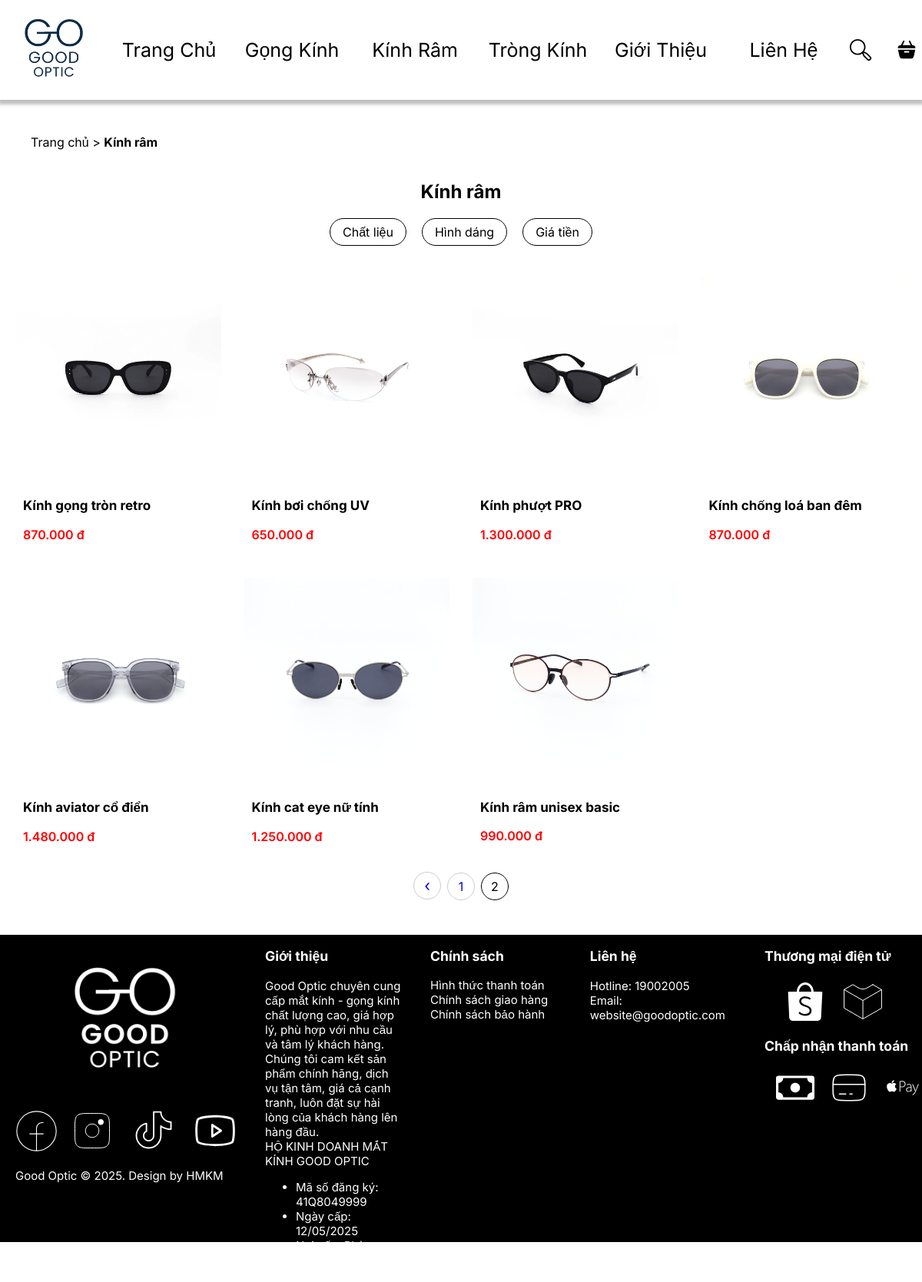
Before: /index.php?page=kinhram&page_num=2 with the older database file.
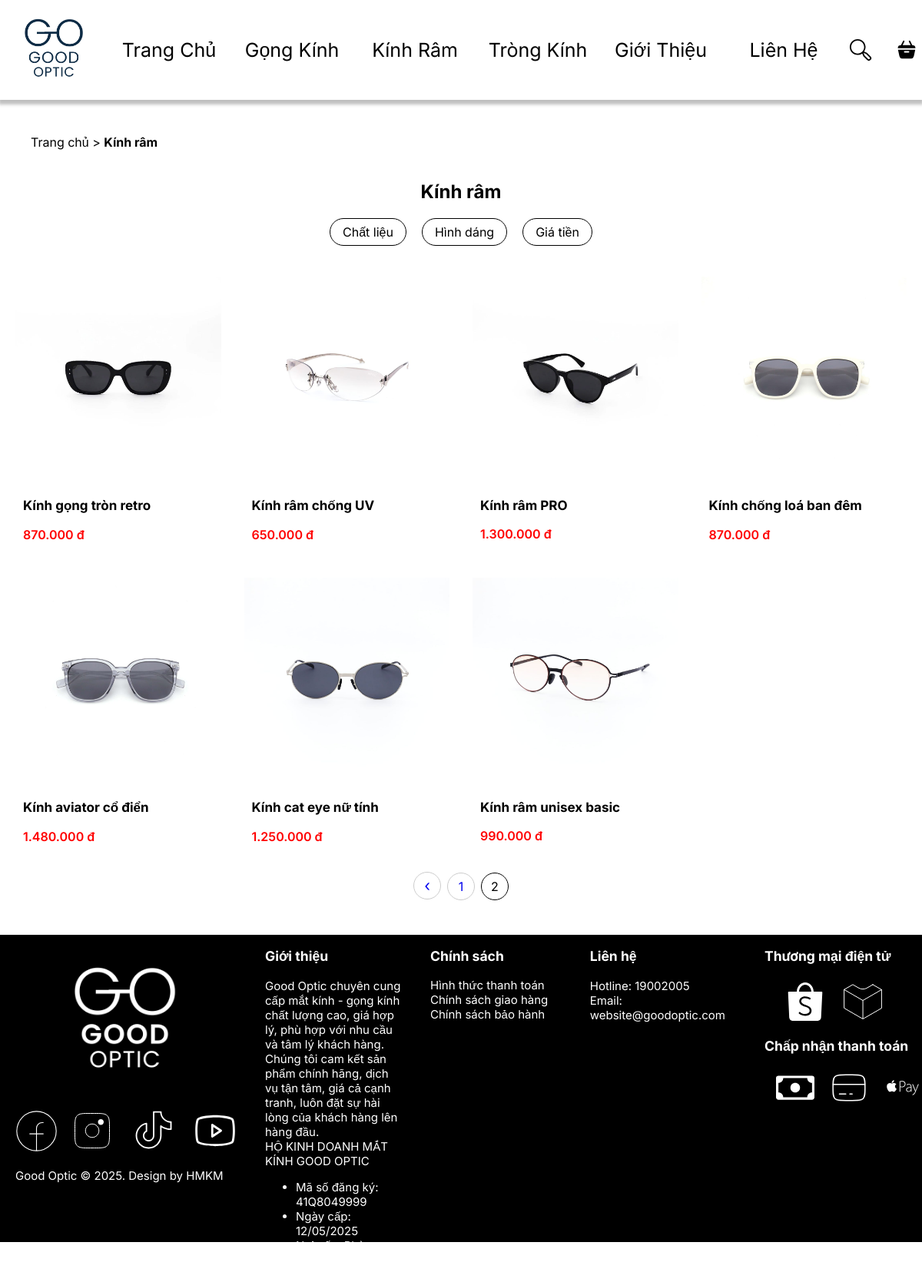
After: the same page with the newer database file.
### tables this page shows
CREATE TABLE `products` (
  `product_id` bigint(20) UNSIGNED NOT NULL,
  `product_name` varchar(255) NOT NULL,
  `slug` varchar(255) NOT NULL,
  `desc` text NOT NULL,
  `unit` varchar(50) DEFAULT NULL,
  `price` double NOT NULL,
  `disscounted_price` double NOT NULL,
  `images` text NOT NULL,
  `category_id` bigint(20) UNSIGNED NOT NULL,
  `brand_id` bigint(20) UNSIGNED NOT NULL,
  `target_id` bigint(20) UNSIGNED NOT NULL,
  `UV_id` bigint(20) UNSIGNED NOT NULL,
  `Refractive_id` bigint(20) UNSIGNED NOT NULL,
  `Material_id` bigint(20) UNSIGNED NOT NULL,
  `status` enum('Active','Inactive') NOT NULL,
  `created_at` datetime NOT NULL DEFAULT current_timestamp(),
  `updated_at` datetime NOT NULL DEFAULT current_timestamp() ON UPDATE current_timestamp()
);

### pages/kinhram.php (the view, shortened to what this page needs)
<?php
    $limit = 12;
    $page = isset($_GET['page_num']) ? (int)$_GET['page_num'] : 1;
    $offset = ($page - 1) * $limit;
    $count_sql = "SELECT COUNT(*) AS total FROM products WHERE category_id = 1 AND status = 'Active'";
    $count_result = $conn->query($count_sql);
    $total_row = $count_result->fetch_assoc();
    $total_products = $total_row['total'];
    $total_pages = ceil($total_products / $limit);
    $sql = "SELECT product_id, product_name, disscounted_price, images
            FROM products
            WHERE category_id = 1 AND status = 'Active'
            LIMIT $limit OFFSET $offset";
    $result = $conn->query($sql);
?>
<div class="dmsp">
    <p style="margin: 20px;">Trang chủ > <b>Kính râm</b></p>
    <h2 style = "text-align: center;">Kính râm</h2>
    <div class="filter">
        <div class="filter1">Chất liệu</div>
        <div class="filter2">Hình dáng</div>
        <div class="filter3">Giá tiền</div>
    </div>
    <div class="kinhram">
        <?php
            while($row = $result -> fetch_assoc()):
        ?>
        <a href="index.php?page=chitiet&id=<?php echo $row['product_id']; ?>" class="sp">
            <div class="ndsp">
                <div class="anhsp">
                    <?php
                        $images = json_decode($row['images'], true);
                        $firstImage = isset($images[0]) ? $images[0] : 'default.png';
                    ?>
                    <img src="imgs/products/<?php echo htmlspecialchars($firstImage); ?>" alt="Ảnh sản phẩm">
                </div>
                <p class="tensp"><?php echo htmlspecialchars($row['product_name']); ?></p>
                <p class="gia" style="margin-left: 10px; margin-top:0px;"><?php echo number_format($row['disscounted_price'], 0, ',', '.'). ' đ'; ?></p>
            </div>
        </a>
        <?php endwhile; ?>
    </div>
    <div class="pagination" style="text-align: center; margin-top: 20px;">
        <?php
            if ($page > 1) {
                echo '<a href="?page=kinhram&page_num=' . ($page - 1) . '" class="arrow">‹</a>';
            }
            for ($i = 1; $i <= $total_pages; $i++) {
                if ($i == $page) {
                    echo '<span class="current">' . $i . '</span>';
                } else {
                    echo '<a href="?page=kinhram&page_num=' . $i . '">' . $i . '</a>';
                }
            }
        ?>
    </div>
</div>

### index.php (shortened to what this page needs)
<!DOCTYPE html>
<html lang="vi">
<head>
    <link rel="stylesheet" type="text/css" href="css/style.css">
    <link rel="stylesheet" type="text/css" href="css/trangchu.css">
    <link rel="stylesheet" type="text/css" href="css/danhmucsp.css">
    <link rel="stylesheet" type="text/css" href="css/gtvalh.css">
    <link rel="stylesheet" type="text/css" href="css/chitiet.css">
    <link rel="stylesheet" type="text/css" href="css/giohang.css">
</head>
<body>
    <?php
        include("components/header.php");?>
        <main>
            <?php
                $page = $_GET['page'] ?? 'trangchu';
                $file = "pages/{$page}.php";
                if (file_exists($file)) {
                    include($file);
            }
                else {
                    include("pages/trangchu.php");
            }
            ?>
        </main>
    <?php
        include("components/footer.php");
    ?>
</body>
</html>

### components/header.php
<header>
        <div class="logo" style="width:130px; height:130px;">
            <a href="index.php?page=trangchu"><img src="imgs/Logo2.png" alt="Good Optic" style="width: 100%;"></a>
        </div>
        <nav>
            <ul class="menu">
                <li><a href="index.php?page=trangchu">Trang Chủ</a></li>
                <li><a href="index.php?page=gongkinh">Gọng Kính</a></li>
                <li><a href="index.php?page=kinhram">Kính Râm</a></li>
                <li><a href="index.php?page=trongkinh">Tròng Kính</a></li>
                <li><a href="index.php?page=gioithieu">Giới Thiệu</a></li>
                <li><a href="index.php?page=lienhe">Liên Hệ</a></li>
            </ul>
        </nav>
        <div class="sxc">
            <div class="icon-search">
                <a href="#"><img src="imgs/icon-header/cil--search.svg" alt="Tìm kiếm"></a>
            </div>
            <div class="icon-cart">
                <a href="index.php?page=giohang"><img src="imgs/icon-header/solar--cart-4-bold.svg" alt="Giỏ hàng"></a>
            </div>
        </div>
</header>

### components/footer.php
<footer>
    <div class="c1">
        <div class="logof" style="width: 225px; height: 225px;">
            <img src="imgs/Logo1.png" alt="Good Optic"  style="width: 100%;">
        </div>
        <div class="social">
            <div class="fb" style="padding-top:3px">
                <a href="https://www.facebook.com/"><img width="110%" src="imgs/icon-footer/teenyicons--facebook-outline 1.svg" alt="Facebook"></a>
            </div>
            <div class="ins">
                <a href="https://www.instagram.com/"><img src="imgs/icon-footer/lets-icons--insta-light 1.svg" alt="Instagram"></a>
            </div>
            <div class="tt">
                <a href="https://www.tiktok.com/"><img src="imgs/icon-footer/ph--tiktok-logo-thin 1.svg" alt="TikTok"></a>
            </div>
            <div class="yt">
                <a href="https://www.youtube.com/"><img src="imgs/icon-footer/ph--youtube-logo-light 1.svg" alt="Youtube"></a>
            </div>
        </div>
        <p>Good Optic © 2025. Design by HMKM</p>
    </div>
    <div class="gioithieu">
        <h3>Giới thiệu</h3>
        <p style="width: fit-content;">
            Good Optic chuyên cung cấp mắt kính - gọng kính chất lượng cao, giá hợp lý, phù hợp với nhu cầu và tâm lý khách hàng. Chúng tôi cam kết sản phẩm chính hãng, dịch vụ tận tâm, giá cả cạnh tranh, luôn đặt sự hài lòng của khách hàng lên hàng đầu.
            <br>HỘ KINH DOANH MẮT KÍNH GOOD OPTIC
            <ul>
                <li>Mã số đăng ký: 41Q8049999</li>
                <li>Ngày cấp: 12/05/2025</li>
                <li>Nơi cấp: Phòng Kinh tế UBND Quận Bình Thạnh</li>
            </ul>
        </p>
    </div>
    <div class="csachxlhe">
        <div class="csach" style="width: 200px;">
            <h3>Chính sách</h3>
            <p>Hình thức thanh toán<br>
            Chính sách giao hàng<br>
            Chính sách bảo hành</p>
        </div>
        <div class="lhe">
            <h3>Liên hệ</h3>
            <p>Hotline: 19002005<br>
            Email: website@goodoptic.com<br>
            </p>
            </div>
        </div>
        <div class="tmdt">
           <div>
                <h3>Thương mại điện tử</h3>
                <div class="san">
                    <img src="imgs/icon-footer/simple-icons--shopee 1.svg" alt="Shoppe">
                    <img src="imgs/icon-footer/arcticons--lazada 1.svg" alt="Lazada">
                </div>
           </div>
           <div>
                <h3>Chấp nhận thanh toán</h3>
                <div class="ppttoan">
                    <img src="imgs/icon-footer/bi--cash 1.svg">
                    <img src="imgs/icon-footer/solar--card-linear 1.svg">
                    <img src="imgs/icon-footer/lineicons--apple-pay 1.svg">
                </div>
           </div>
        </div>
</footer>

### css/style.css (style rules this page uses)
body { margin: 0; font-family: 'Inter', sans-serif; }
header { gap: 20px; display: flex; justify-content: center; height: 130px; position: sticky; z-index: 100; background: #FFFFFF; background-blend-mode: hard-light; box-shadow: 0px 4px 4px 2px rgba(0, 0, 0, 0.25); }
.menu { padding-left: 0px; list-style: none; display: flex; margin-top: 40px; gap: 30px; }
.menu li a { width: 130px; height: 50px; display: flex; justify-content: center; align-items: center; font-style: normal; font-weight: 400; font-size: 25px; text-align: center; color: #000000; text-decoration: none; transition: background-color 0.3s; }
.logo { width: 130px; height: 130px; }
.logo a img { width:100%; }
.icon-search { width: 30px; height: 30px; }
.icon-search a img { width: 100%; }
.icon-cart { width: 30px; height: 30px; }
.icon-cart a img { width: 100%; }
.sxc { display: flex; gap: 30px; margin-top: 50px; }
main { margin: auto; background-color: #FFFFFF; }
footer { font-size: 15px; justify-content: center; padding-left: 20px; gap: 35px; color: #FFFFFF; height: 400px; background-color: black; display: flex; }
footer > div { max-width: 400px; }
.social { display: flex; gap: 20px; }
.logof { position: relative; left: 30px; }
.san { padding-left: 28px; align-items: center; display: flex; gap: 20px; }
.gioithieu { flex:1; }
.csachxlhe { display: flex; gap: 35px; }
.tmdt { flex:1; }
.ppttoan { padding-left: 15px; display: flex; gap: 20px; }

### css/danhmucsp.css (style rules this page uses)
.dmsp { padding: 25px 20px; max-width: 1250px; margin: 0 auto; display: flex; justify-content: center; flex-direction: column; }
.kinhram { display:grid; grid-template-columns: repeat(4,1fr); justify-content: center; gap:30px; }
.ndsp { display:flex; text-align: left; flex-direction: column; justify-content: center; }
.ndsp div { overflow:hidden; }
.ndsp div img { width:100%; height:100%; object-fit: cover; }
.dmsp a { text-decoration: none; }
.tensp { margin-left: 10px; font-weight: 700; font-size: 17px; color: black; }
.gia { color: red; font-weight: 600; }
.filter { margin-bottom: 40px; justify-content: center; display: flex; gap: 20px; }
.filter div { cursor: pointer; padding: 7px 16px; text-align: center; border-radius: 30px; border: 0.2px solid black; }
.pagination { text-align: center; margin: 20px 0; }
.pagination a, .pagination span { display: inline-block; margin: 0 4px; width: 34px; height: 34px; line-height: 34px; text-align: center; border: 0.2px solid #ccc; border-radius: 50%; text-decoration: none; }
.pagination .current { background-color: #fff; border: 0.4px solid black; }
.pagination .arrow { font-size: 20px; line-height: 34px; }

Changed rows visible on the page:
changed products: product_name "Kính bơi chống UV" → "Kính râm chống UV"
changed products: product_name "Kính phượt PRO" → "Kính râm PRO"
